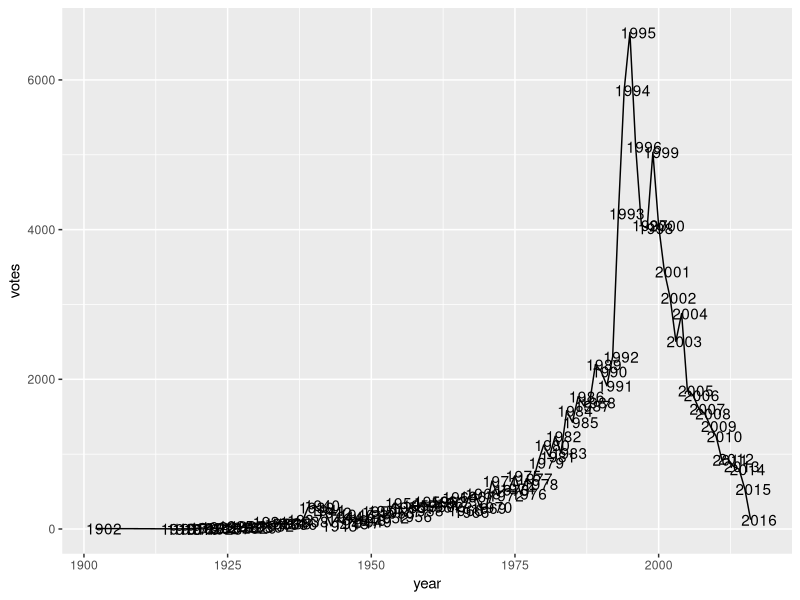

Generate this figure with R:

library(caret)
library(tidyverse)
library(rpart)
library(dplyr)
library(dslabs)
data("movielens")


movielens %>% 
  group_by(year) %>% 
  summarise(votes = n_distinct(movieId,userId)) %>% 
  ggplot(aes(year,votes)) +
  geom_line() + geom_text(aes(year,votes,label=year), nudge_x = 1.5) 
  
  #res$year[which.max(res$votes)]


res<-movielens %>% 
  group_by(genres) %>%
  summarize(rate = n_distinct(userId)) %>%
  arrange(genres,rate)
